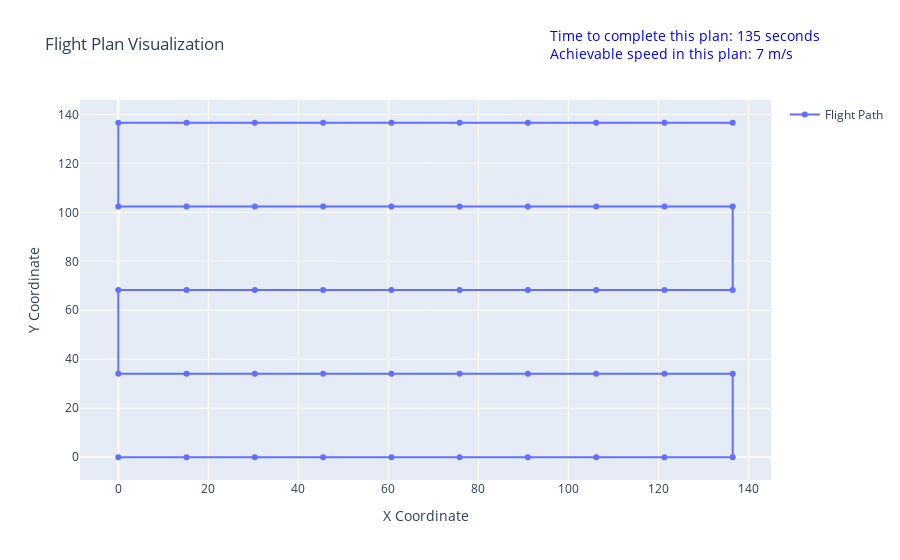

This figure's notebook cell:
### Code cell
camera_ = copy.deepcopy(camera_x10)
dataset_spec_ = copy.deepcopy(dataset_spec)
print(camera_x10)
print(dataset_spec)

# less sidelap
dataset_spec_.sidelap = 0.1

max_speed = 16
a_max = 3.5
computed_plan = generate_photo_plan_on_grid(camera_, dataset_spec_)
finish_time, achieve_speed = approximate_time(camera_, dataset_spec_, computed_plan, max_speed, a_max)

fig = plot_photo_plan(computed_plan, achieve_speed, finish_time)
fig.show()

### Figure 1 — Plotly figure (JSON) as saved in the notebook; plotly's stock layout.template omitted (floating-point values rounded to 4 significant figures)
{"data": [{"mode": "markers+lines", "name": "Flight Path", "type": "scatter", "x": [0, 15.17, 30.34, 45.5, 60.67, 75.84, 91.01, 106.2, 121.3, 136.5, 136.5, 121.3, 106.2, 91.01, 75.84, 60.67, 45.5, 30.34, 15.17, 0, 0, 15.17, 30.34, 45.5, 60.67, 75.84, 91.01, 106.2, 121.3, 136.5, 136.5, 121.3, 106.2, 91.01, 75.84, 60.67, 45.5, 30.34, 15.17, 0, 0, 15.17, 30.34, 45.5, 60.67, 75.84, 91.01, 106.2, 121.3, 136.5], "y": [0, 0, 0, 0, 0, 0, 0, 0, 0, 0, 34.14, 34.14, 34.14, 34.14, 34.14, 34.14, 34.14, 34.14, 34.14, 34.14, 68.28, 68.28, 68.28, 68.28, 68.28, 68.28, 68.28, 68.28, 68.28, 68.28, 102.4, 102.4, 102.4, 102.4, 102.4, 102.4, 102.4, 102.4, 102.4, 102.4, 136.6, 136.6, 136.6, 136.6, 136.6, 136.6, 136.6, 136.6, 136.6, 136.6]}], "layout": {"annotations": [{"align": "left", "font": {"color": "blue", "size": 14}, "showarrow": false, "text": "Time to complete this plan: 135 seconds <br>Achievable speed in this plan: 7 m/s", "x": 1.08, "xref": "paper", "y": 1.2, "yref": "paper"}], "showlegend": true, "title": {"text": "Flight Plan Visualization"}, "xaxis": {"title": {"text": "X Coordinate"}}, "yaxis": {"title": {"text": "Y Coordinate"}}}}
